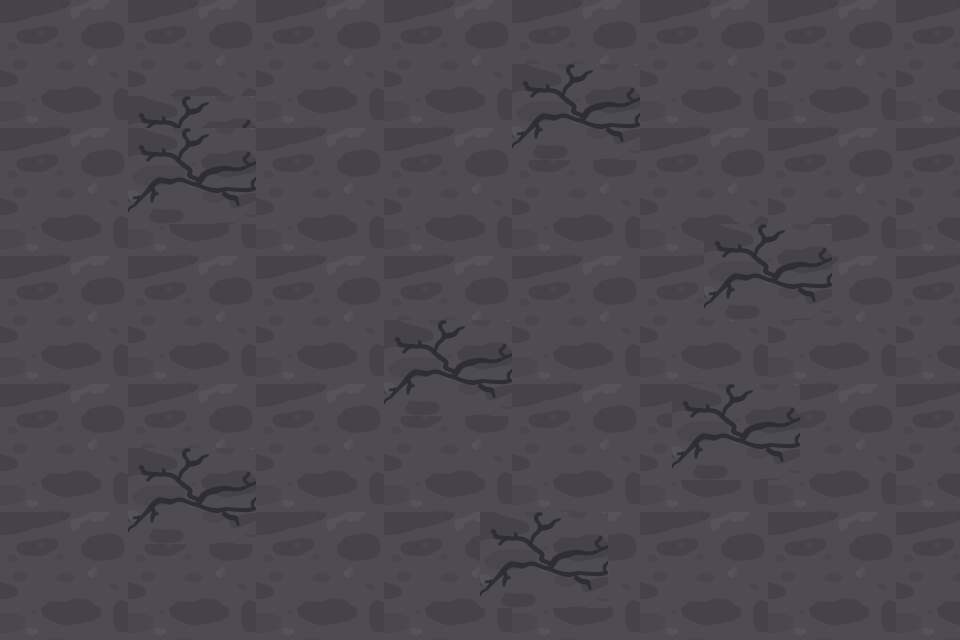

A 2D game scene composited from a Tiled map and its tileset images. What follows is a short description and the map's XML, with every tile layer's data as written:
An orthogonal 30x20 tile map with 32x32 px tiles, 1 tile layer (Tile Layer 1).

<map version="1.4" tiledversion="1.4.3" orientation="orthogonal" renderorder="right-down" width="30" height="20" tilewidth="32" tileheight="32" infinite="0" nextlayerid="2" nextobjectid="1">
 <tileset firstgid="1" source="2D_Top_Down_Dungeon_Tileset.tsx" />
 <layer id="1" name="Tile Layer 1" width="30" height="20">
  <data encoding="csv">
2462,2463,2464,2465,2462,2463,2464,2465,2462,2463,2464,2465,2462,2463,2464,2465,2462,2463,2464,2465,2462,2463,2464,2465,2462,2463,2464,2465,2462,2463,
2558,2559,2560,2561,2558,2559,2560,2561,2558,2559,2560,2561,2558,2559,2560,2561,2558,2559,2560,2561,2558,2559,2560,2561,2558,2559,2560,2561,2558,2559,
2654,2655,2656,2657,2654,2655,2656,2657,2654,2655,2656,2657,2654,2655,2656,2657,3421,3422,3423,3424,2654,2655,2656,2657,2654,2655,2656,2657,2654,2655,
2750,2751,2752,2753,3421,3422,3423,3424,2750,2751,2752,2753,2750,2751,2752,2753,3517,3518,3519,3520,2750,2751,2752,2753,2750,2751,2752,2753,2750,2751,
2462,2463,2464,2465,3421,3422,3423,3424,2462,2463,2464,2465,2462,2463,2464,2465,3613,3614,3615,3616,2462,2463,2464,2465,2462,2463,2464,2465,2462,2463,
2558,2559,2560,2561,3517,3518,3519,3520,2558,2559,2560,2561,2558,2559,2560,2561,2558,2559,2560,2561,2558,2559,2560,2561,2558,2559,2560,2561,2558,2559,
2654,2655,2656,2657,3613,3614,3615,3616,2654,2655,2656,2657,2654,2655,2656,2657,2654,2655,2656,2657,2654,2655,2656,2657,2654,2655,2656,2657,2654,2655,
2750,2751,2752,2753,2750,2751,2752,2753,2750,2751,2752,2753,2750,2751,2752,2753,2750,2751,2752,2753,2750,2751,3421,3422,3423,3424,2752,2753,2750,2751,
2462,2463,2464,2465,2462,2463,2464,2465,2462,2463,2464,2465,2462,2463,2464,2465,2462,2463,2464,2465,2462,2463,3517,3518,3519,3520,2464,2465,2462,2463,
2558,2559,2560,2561,2558,2559,2560,2561,2558,2559,2560,2561,2558,2559,2560,2561,2558,2559,2560,2561,2558,2559,3613,3614,3615,3616,2560,2561,2558,2559,
2654,2655,2656,2657,2654,2655,2656,2657,2654,2655,2656,2657,3421,3422,3423,3424,2654,2655,2656,2657,2654,2655,2656,2657,2654,2655,2656,2657,2654,2655,
2750,2751,2752,2753,2750,2751,2752,2753,2750,2751,2752,2753,3517,3518,3519,3520,2750,2751,2752,2753,2750,2751,2752,2753,2750,2751,2752,2753,2750,2751,
2462,2463,2464,2465,2462,2463,2464,2465,2462,2463,2464,2465,3613,3614,3615,3616,2462,2463,2464,2465,2462,3421,3422,3423,3424,2463,2464,2465,2462,2463,
2558,2559,2560,2561,2558,2559,2560,2561,2558,2559,2560,2561,2558,2559,2560,2561,2558,2559,2560,2561,2558,3517,3518,3519,3520,2559,2560,2561,2558,2559,
2654,2655,2656,2657,3421,3422,3423,3424,2654,2655,2656,2657,2654,2655,2656,2657,2654,2655,2656,2657,2654,3613,3614,3615,3616,2655,2656,2657,2654,2655,
2750,2751,2752,2753,3517,3518,3519,3520,2750,2751,2752,2753,2750,2751,2752,2753,2750,2751,2752,2753,2750,2751,2752,2753,2750,2751,2752,2753,2750,2751,
2462,2463,2464,2465,3613,3614,3615,3616,2462,2463,2464,2465,2462,2463,2464,3421,3422,3423,3424,2465,2462,2463,2464,2465,2462,2463,2464,2465,2462,2463,
2558,2559,2560,2561,2558,2559,2560,2561,2558,2559,2560,2561,2558,2559,2560,3517,3518,3519,3520,2561,2558,2559,2560,2561,2558,2559,2560,2561,2558,2559,
2654,2655,2656,2657,2654,2655,2656,2657,2654,2655,2656,2657,2654,2655,2656,3613,3614,3615,3616,2657,2654,2655,2656,2657,2654,2655,2656,2657,2654,2655,
2750,2751,2752,2753,2750,2751,2752,2753,2750,2751,2752,2753,2750,2751,2752,2753,2750,2751,2752,2753,2750,2751,2752,2753,2750,2751,2752,2753,2750,2751
</data>
 </layer>
</map>
